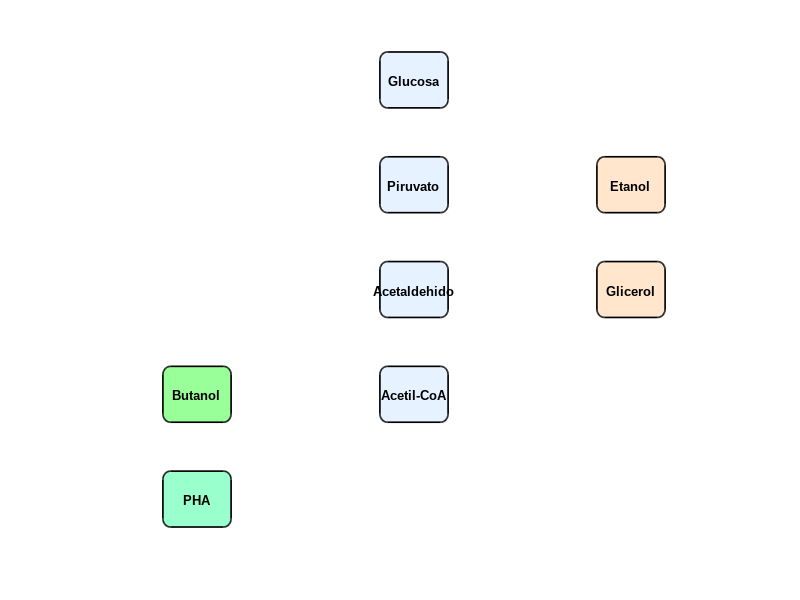

This figure's MATLAB source: (Note: this script raises an error after producing the figure.)
%% ========================================================================
%  FIGURA 13 - DIAGRAMA DE KNOCKOUTS CRISPR EN S. cerevisiae
%  ========================================================================

figure('Position', [100 100 1100 750]);
axis off; hold on;

metabolitos = {
    0.5, 0.85, 'Glucosa', [0.9 0.95 1], 0.05;
    0.5, 0.70, 'Piruvato', [0.9 0.95 1], 0.05;
    0.5, 0.55, 'Acetaldehido', [0.9 0.95 1], 0.05;
    0.5, 0.40, 'Acetil-CoA', [0.9 0.95 1], 0.05;
    0.85, 0.70, 'Etanol', [1 0.9 0.8], 0.06;
    0.85, 0.55, 'Glicerol', [1 0.9 0.8], 0.06;
    0.15, 0.40, 'Butanol', [0.6 1 0.6], 0.06;
    0.15, 0.25, 'PHA', [0.6 1 0.8], 0.06;
};

w = 0.11; h = 0.08;
for i = 1:size(metabolitos,1)
    bx = metabolitos{i,1}; by = metabolitos{i,2};
    bt = metabolitos{i,3}; bc = metabolitos{i,4}; fs = metabolitos{i,5};
    rectangle('Position', [bx-w/2, by-h/2, w, h], 'Curvature', 0.3, ...
        'FaceColor', bc, 'EdgeColor', 'k', 'LineWidth', 1.2);
    text(bx, by, bt, 'HorizontalAlignment', 'center', 'FontSize', 9, ...
        'FontWeight', 'bold', 'FontName', 'Arial');
end

% Etiquetas de enzimas nativas (KO)
ko_labels = {
    0.72, 0.70, 'ADH1 (KO)', [1 0.6 0.6];    % Piruvato -> Etanol
    0.72, 0.55, 'ADH2 (KO)', [1 0.6 0.6];     % Acetaldehido -> Etanol (oxid)
    0.72, 0.47, 'PDC1 (CRISPRi)', [1 0.8 0.6]; % Piruvato -> Acetaldehido
    0.72, 0.40, 'GPD1/GPD2 (KO)', [1 0.6 0.6]; % -> Glicerol
    0.28, 0.40, 'Via ABE', [0.6 1 0.6];         % Acetil-CoA -> Butanol
    0.28, 0.25, 'Via PHA', [0.6 1 0.8];          % Acetil-CoA -> PHA
};

for i = 1:size(ko_labels,1)
    bx = ko_labels{i,1}; by = ko_labels{i,2};
    bt = ko_labels{i,3}; bc = ko_labels{i,4};
    
    if contains(bt, 'KO')
        edge_c = 'r'; line_w = 2;
    elseif contains(bt, 'CRISPRi')
        edge_c = [0.8 0.5 0]; line_w = 2;
    else
        edge_c = [0 0.5 0]; line_w = 1.5;
    end
    
    rectangle('Position', [bx-0.09, by-0.03, 0.18, 0.06], 'Curvature', 0.15, ...
        'FaceColor', bc, 'EdgeColor', edge_c, 'LineWidth', line_w, 'LineStyle', '--');
    text(bx, by, bt, 'HorizontalAlignment', 'center', 'FontSize', 8.5, ...
        'FontName', 'Arial', 'FontWeight', 'bold');
end

annotation('doublearrow', [0.35 0.65], [0.62 0.62], 'Color', 'r', 'LineWidth', 1.5);
annotation('doublearrow', [0.35 0.65], [0.47 0.47], 'Color', 'r', 'LineWidth', 1.5);

text(0.5, 0.95, 'Mapa Metabolico - Knockouts CRISPR en S. cerevisiae', ...
    'HorizontalAlignment', 'center', 'FontSize', 14, 'FontWeight', 'bold', 'FontName', 'Arial');

text(0.5, 0.12, sprintf('6 intervenciones: 4 KO + 1 CRISPRi + 1 KO condicional | Total: $30 USD'), ...
    'HorizontalAlignment', 'center', 'FontSize', 10, 'BackgroundColor', [1 1 0.9], ...
    'EdgeColor', 'k', 'Margin', 3);

text(0.5, 0.05, sprintf('Objetivo: redirigir flujo de carbono hacia Butanol + PHA'), ...
    'HorizontalAlignment', 'center', 'FontSize', 10, 'FontAngle', 'italic');

saveas(gcf, 'Fig13_Diagrama_Knockouts_CRISPR.png');
close all;
fprintf('  -> Figura 19 generada.\n');
